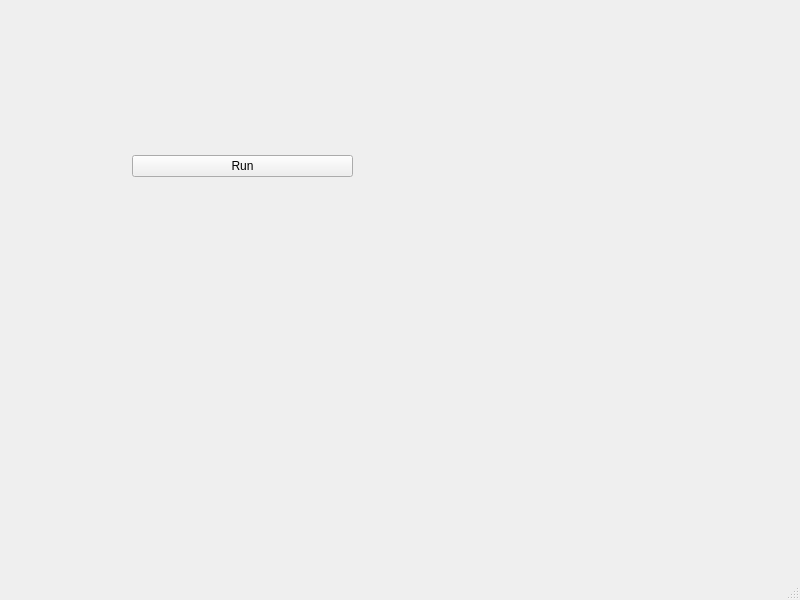
<?xml version="1.0" encoding="UTF-8"?>
<ui version="4.0">
 <class>PBWindow</class>
 <widget class="QMainWindow" name="PBWindow">
  <property name="geometry">
   <rect>
    <x>0</x>
    <y>0</y>
    <width>800</width>
    <height>600</height>
   </rect>
  </property>
  <property name="windowTitle">
   <string>MainWindow</string>
  </property>
  <widget class="QWidget" name="centralwidget">
   <widget class="QWidget" name="verticalLayoutWidget">
    <property name="geometry">
     <rect>
      <x>132</x>
      <y>150</y>
      <width>221</width>
      <height>32</height>
     </rect>
    </property>
    <layout class="QVBoxLayout" name="verticalLayout">
     <item>
      <widget class="QPushButton" name="runButton">
       <property name="text">
        <string>Run</string>
       </property>
      </widget>
     </item>
    </layout>
   </widget>
  </widget>
  <widget class="QMenuBar" name="menubar">
   <property name="geometry">
    <rect>
     <x>0</x>
     <y>0</y>
     <width>800</width>
     <height>22</height>
    </rect>
   </property>
  </widget>
  <widget class="QStatusBar" name="statusbar"/>
 </widget>
 <resources/>
 <connections/>
</ui>
